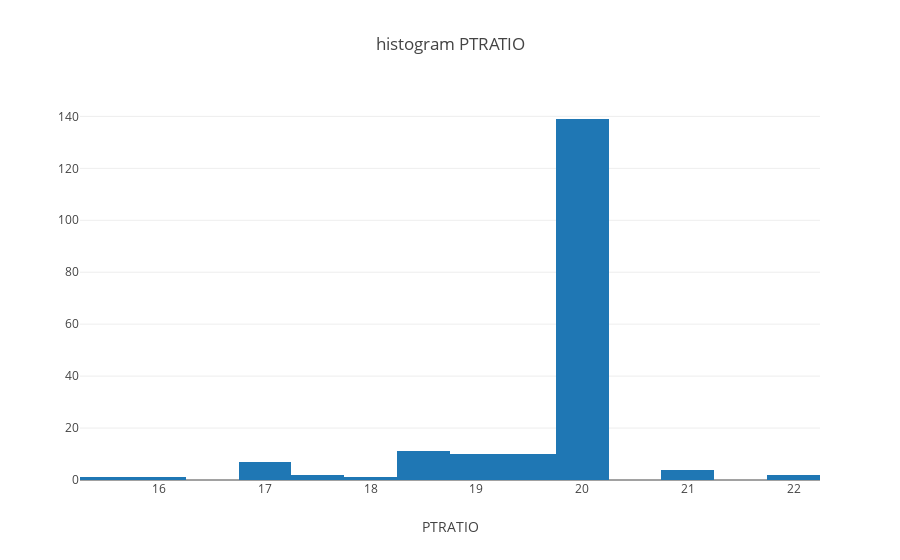

The notebook cell this image was saved under:
### Markdown cell above
### Plot histograms

### Code cell
plot.histogram(ml_repo, 'test_data', x_coordinate = 'PTRATIO') #, y_coordinate='MEDV')

### Figure 1 — Plotly figure (JSON) as saved in the notebook; plotly's stock layout.template omitted (floating-point values rounded to 4 significant figures; data arrays with more than 128 entries replaced by an {"elided": "..."} marker saying what was removed)
{"data": [{"type": "histogram", "x": {"elided": "188 float values"}}], "layout": {"title": "histogram PTRATIO", "xaxis": {"title": "PTRATIO"}}}
